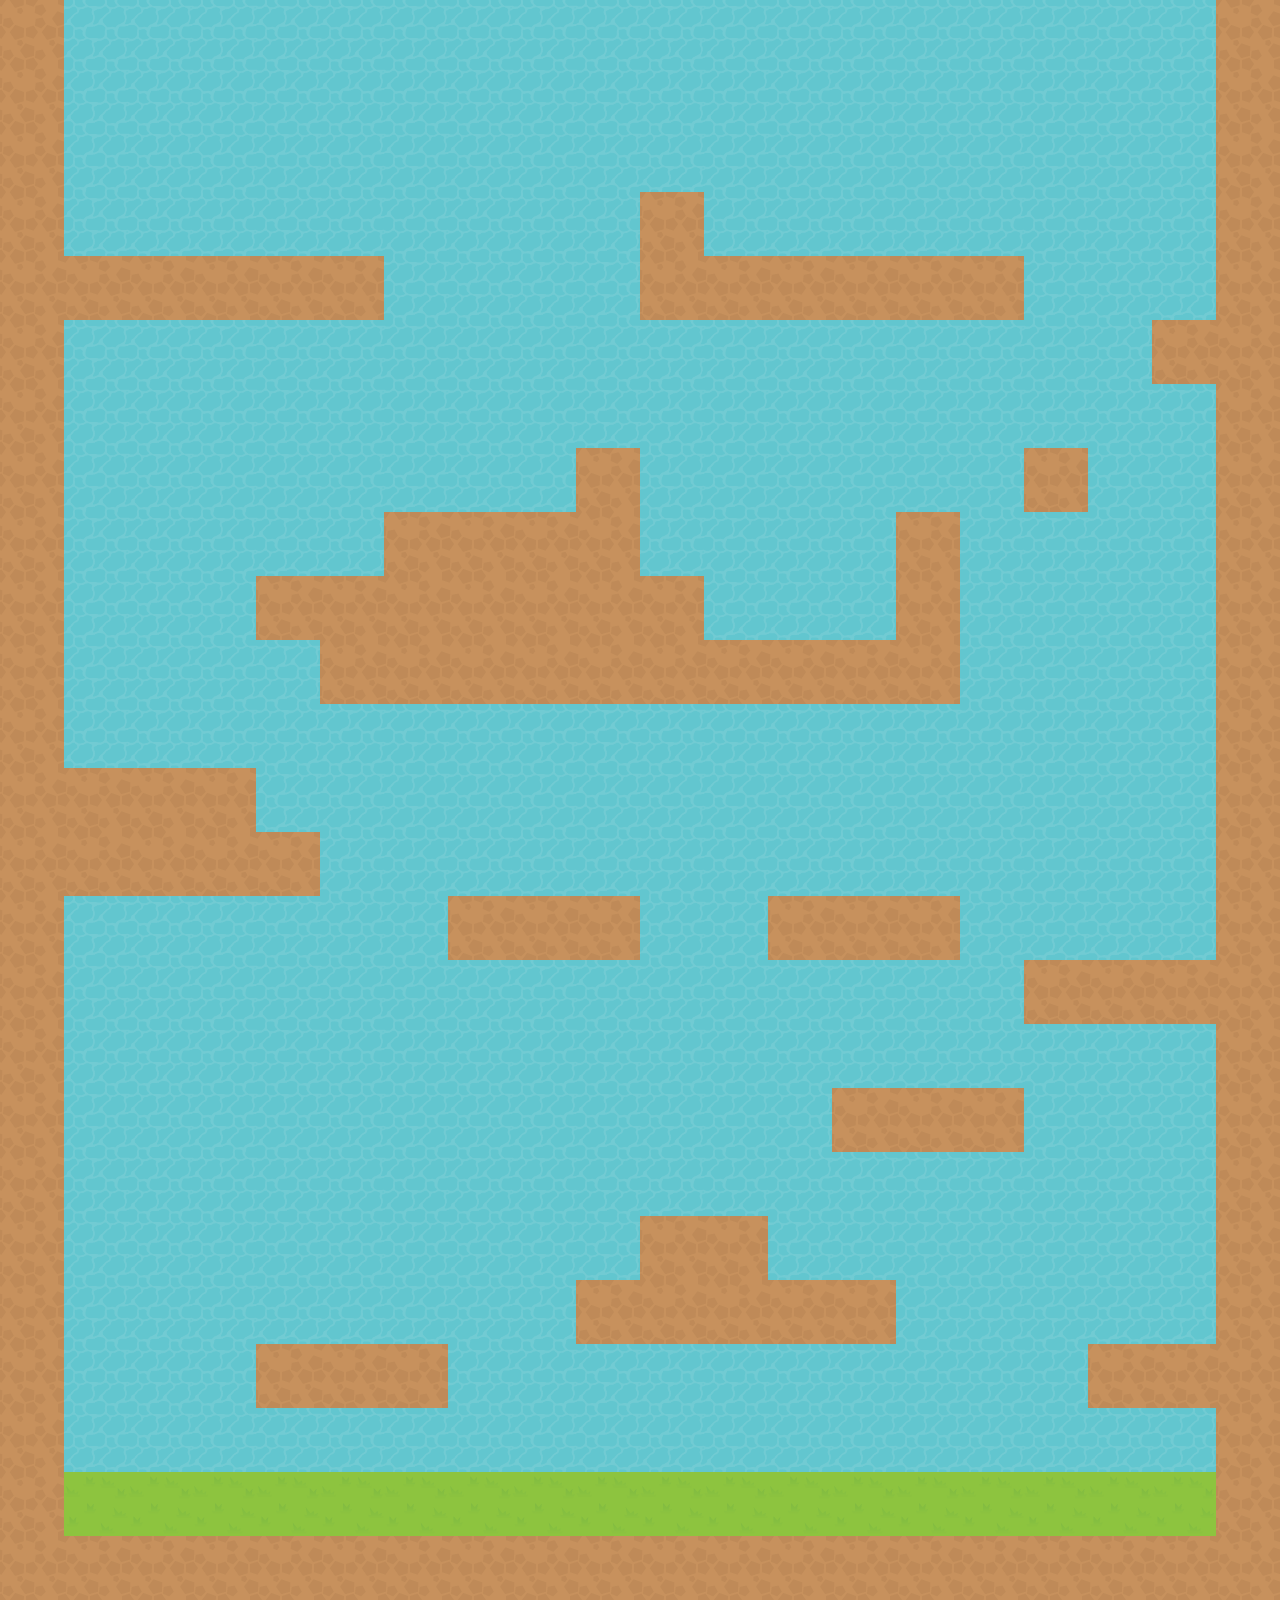

Tiled map render using the project's own tile images. Description and the map definition, with tile-layer contents summarised, below:
An orthogonal 20x25 tile map with 64x64 px tiles, 3 tile layers (background, walls, sediment), 2 tilesets and 8 objects.

<map version="1.0" orientation="orthogonal" renderorder="right-down" width="20" height="25" tilewidth="64" tileheight="64">
 <tileset firstgid="1" name="level_spritesheet" tilewidth="64" tileheight="64">
  <image source="../images/level_spritesheet.png" width="1280" height="832" />
 </tileset>
 <tileset firstgid="261" name="spritesheet" tilewidth="64" tileheight="64" spacing="14" margin="7">
  <image source="../images/spritesheet.png" width="391" height="391" />
  <tile id="0">
   <properties>
    <property name="Class" value="Player" />
   </properties>
  </tile>
  <tile id="5">
   <properties>
    <property name="Class" value="Enemy" />
    <property name="sheet" value="enemy" />
   </properties>
  </tile>
  <tile id="10">
   <properties>
    <property name="Class" value="FallingEnemy" />
    <property name="sheet" value="falling-enemy" />
   </properties>
  </tile>
 </tileset>
 <layer name="background" width="20" height="25">
  <properties>
   <property name="boundingBox" value="true" />
   <property name="type" value="0" />
  </properties>
  <data>[500 cells, 500 non-empty, 1 distinct tile ids]</data>
 </layer>
 <layer name="walls" width="20" height="25">
  <properties>
   <property name="collision" value="true" />
  </properties>
  <data>[500 cells, 136 non-empty, 1 distinct tile ids]</data>
 </layer>
 <layer name="sediment" width="20" height="25">
  <properties>
   <property name="collision" value="true" />
   <property name="deadly" value="true" />
  </properties>
  <data>[500 cells, 19 non-empty, 2 distinct tile ids]</data>
 </layer>
 <objectgroup name="entities">
  <object gid="261" x="128" y="1472" />
  <object gid="266" x="831.256" y="253.395" />
  <object gid="266" x="193.116" y="255.256" />
  <object gid="266" x="766.14" y="640.372" />
  <object gid="266" x="1153.12" y="958.512" />
  <object gid="266" x="64.7442" y="768.744" />
  <object gid="271" x="833.116" y="897.116" />
  <object gid="271" x="129.86" y="768.744" />
 </objectgroup>
</map>